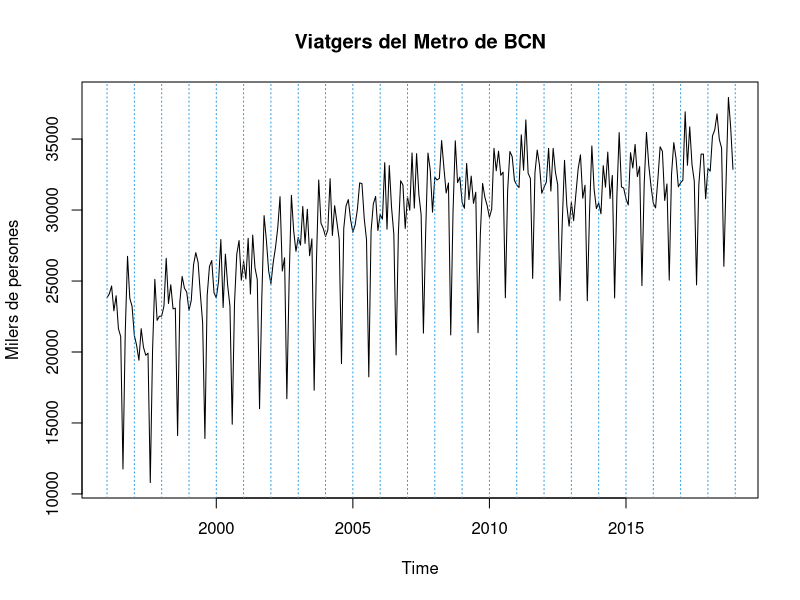
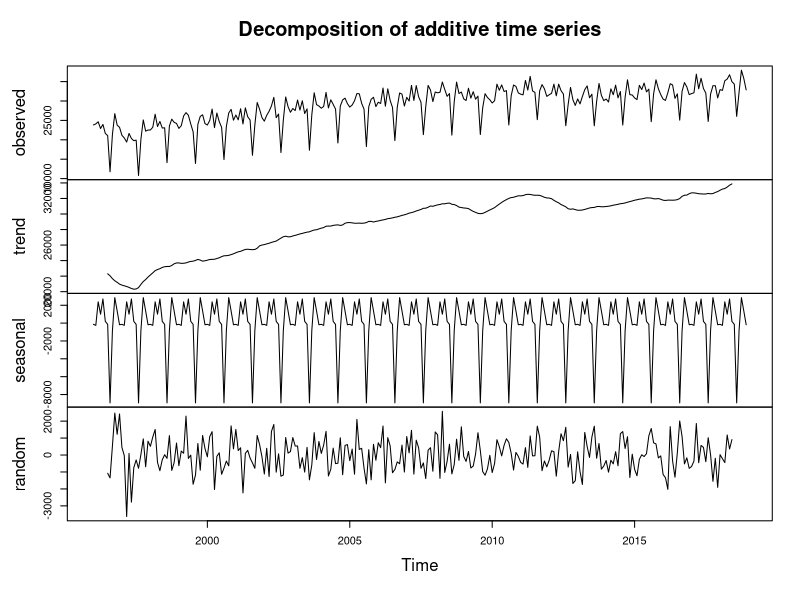
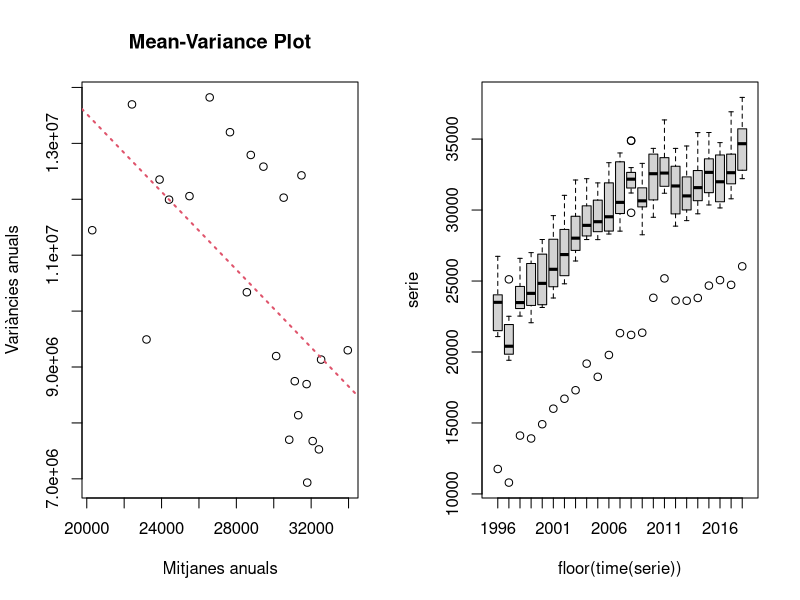

Recreate these plots in R, in order.
## ---- chunk 1
serie <- ts(read.table("./data/metro.dat"),start=1996,freq=12)
plot(serie,main="Viatgers del Metro de BCN",ylab="Milers de persones")
abline(v=1996:2019,lty=3,col=4)
## ---- chunk 2
plot(decompose(serie))
## ---- chunk 3
par(mfrow=c(1,2))
m=apply(matrix(serie,nr=12),2,mean)
v=apply(matrix(serie,nr=12),2,var)
plot(m,v,xlab="Mitjanes anuals",ylab="Variàncies anuals",main="Mean-Variance Plot")
abline(lm(v~m),col=2,lty=3,lwd=2)

boxplot(serie~floor(time(serie)))
